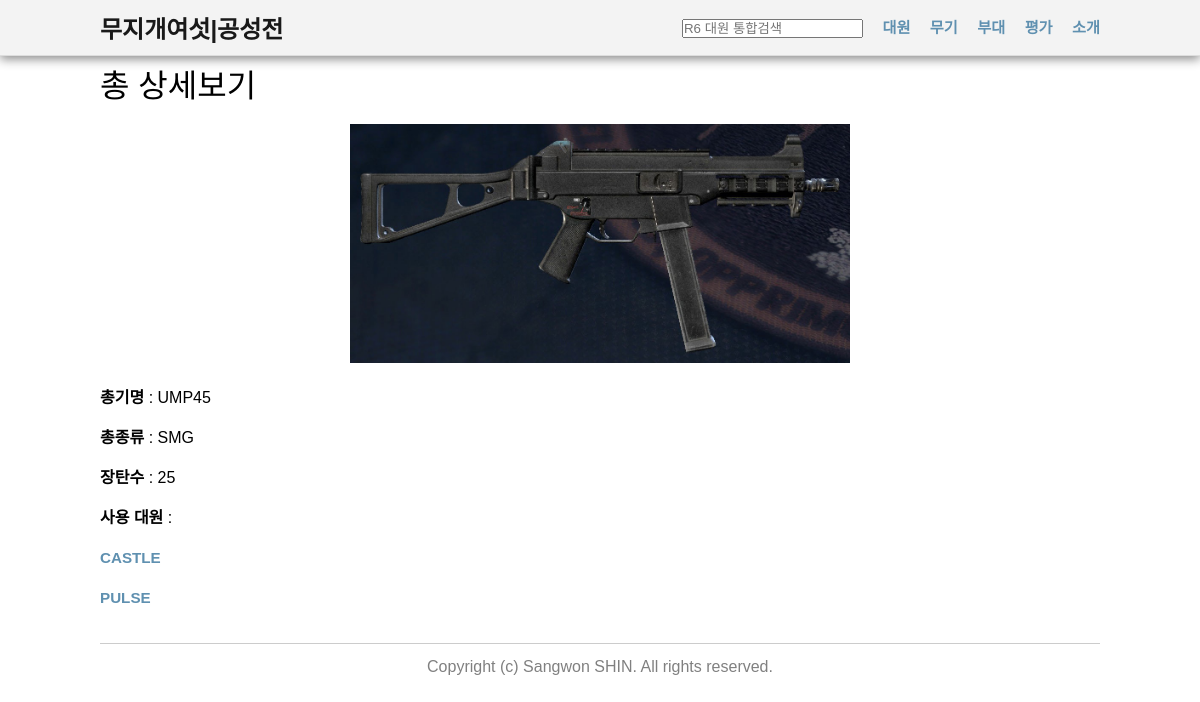
Screenshot of /R6/gun_view.php?gun_no=10 with the database file from the repository.
### tables this page shows
CREATE TABLE `Gun` (
  `gun_no` int(11) NOT NULL AUTO_INCREMENT,
  `gun_name` varchar(40) NOT NULL,
  `gun_type` varchar(10) NOT NULL,
  `bullets` int(11) NOT NULL,
  PRIMARY KEY (`gun_no`)
);

CREATE TABLE `Op_Gun` (
  `op_no` int(11) NOT NULL,
  `gun_no` int(11) NOT NULL,
  KEY `op_no` (`op_no`),
  KEY `gun_no` (`gun_no`),
  CONSTRAINT `Op_Gun_ibfk_1` FOREIGN KEY (`op_no`) REFERENCES `Operator` (`op_no`),
  CONSTRAINT `Op_Gun_ibfk_2` FOREIGN KEY (`gun_no`) REFERENCES `Gun` (`gun_no`)
);

CREATE TABLE `Operator` (
  `op_no` int(11) NOT NULL AUTO_INCREMENT,
  `op_name` varchar(40) NOT NULL,
  `real_name` varchar(40) NOT NULL,
  `ability_no` int(11) NOT NULL,
  `position` varchar(10) NOT NULL,
  `army_no` int(11) DEFAULT NULL,
  `op_info` varchar(256) NOT NULL,
  PRIMARY KEY (`op_no`),
  KEY `ability_no` (`ability_no`),
  KEY `army_no` (`army_no`),
  CONSTRAINT `Operator_ibfk_1` FOREIGN KEY (`ability_no`) REFERENCES `Ability` (`ability_no`),
  CONSTRAINT `Operator_ibfk_2` FOREIGN KEY (`army_no`) REFERENCES `Army` (`army_no`)
);

### R6/gun_view.php (the view, shortened to what this page needs)
<?
include "header.php";
include "config.php";
$conn = dbconnect($host, $dbid, $dbpass, $dbname);
if (array_key_exists("gun_no", $_GET)) {
    $gun_no = $_GET["gun_no"];
    $query = "select * from Gun where gun_no = $gun_no";
    $res = mysqli_query($conn, $query);
    $gun = mysqli_fetch_assoc($res);
    $query2 = "select * from Gun natural join Op_Gun natural join Operator where gun_no = $gun_no";
    $res2 = mysqli_query($conn, $query2);
}
?>
    <div class="container fullwidth">
        <h3>총 상세보기</h3>
		<br>
		<?
		$img_src = "images/guns/".$gun['gun_name'].".jpg";
		echo "<p align=\"center\"><img src=$img_src width=\"50%\"></p>";
		?>
        <p>
            <label for="gun_name">총기명</label>
            <?
            echo " : {$gun['gun_name']}";
            ?>
        </p>
        <p>
            <label for="gun_type">총종류</label>
            <?
            echo " : {$gun['gun_type']}";
            ?>
        </p>
        <p>
            <label for="bullets">장탄수</label>
            <?
            echo " : {$gun['bullets']}";
            ?>
        </p>
        <p>
            <label for="gun_names">사용 대원</label>
            <?
            echo " : <br>";
            while ($row = mysqli_fetch_array($res2)){
            	echo "<a href='operator_view.php?operator_no={$row['op_no']}'>{$row['op_name']}</a><br>";
            }
            ?>
        </p>
    </div>
<? include("footer.php") ?>

### R6/styles.css (style rules this page uses)
body { margin-top: 60px; }
.container { width: 1000px; margin: 0 auto; }
* { margin: 0; padding: 0; font-family: "Nanum Gothic", sans-serif; }
h1, h2, h3, h4, h5, h6 { font-weight: 500; }
h3 { font-size: 2em; }
p { line-height: 2.5em; }
a { font-size: .95em; font-weight: 700; text-decoration: none; color: #5f90b0; }
label { font-weight: 700; color: BLACK; }

### rows the page displays
gun: gun_name (picture), gun_name "UMP45", gun_type "SMG", bullets "25"
op_gun: op_no.op_name "CASTLE"
op_gun: op_no.op_name "PULSE"
